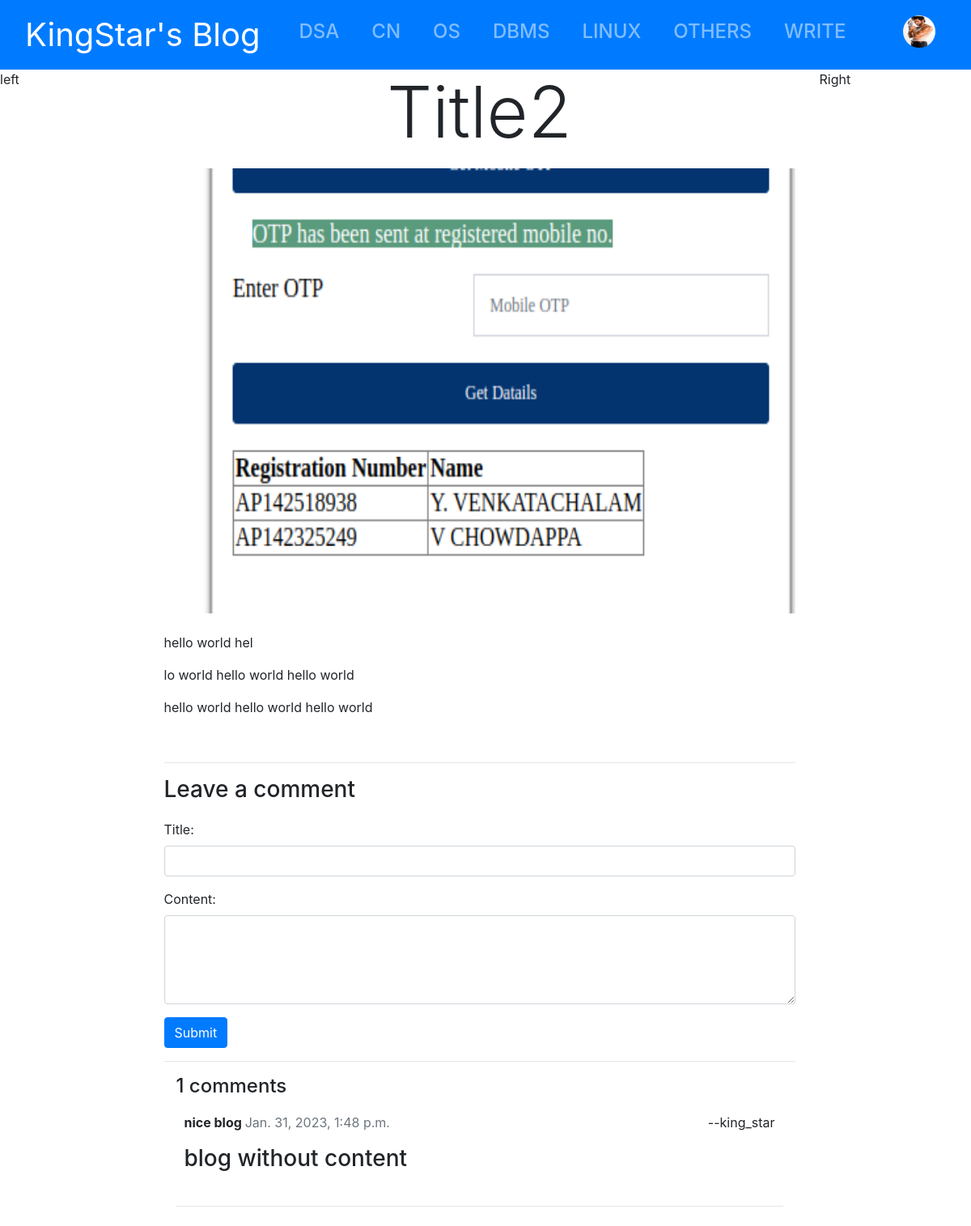
The page /title-2/ (signed in) on the database its author committed.
### blog/models.py (models this page shows, shortened)
class UserProfile(models.Model):
    user = models.OneToOneField(User, on_delete=models.CASCADE, related_name='profile')
    image = models.ImageField(null=True, blank=True,upload_to='images/')
    favourite = models.ManyToManyField(Article, related_name="favourite", null=True, blank=True)
    read_later = models.ManyToManyField(Article, related_name='read_later', null=True, blank=True)

class Article(models.Model):
    title = models.CharField(max_length=200, unique=True)
    slug = models.SlugField(max_length=200, unique=True, editable=True)
    author = models.ForeignKey(User, on_delete=models.CASCADE)
    updated_on = models.DateTimeField(auto_now=True)
    created_on = models.DateTimeField(auto_now_add=True)
    content = RichTextField()
    image = models.ImageField(null=True, blank=True,upload_to='images/')
    category = models.CharField(max_length=200, choices=CATEGORY_CHOICES)
    active = models.BooleanField(default=True)
    class Meta:
        ordering = ['-created_on']
    def __str__(self):
        return self.title

class Comments(models.Model):
    user = models.ForeignKey(User, on_delete=models.CASCADE)
    article = models.ForeignKey(Article, on_delete=models.CASCADE, related_name="comments")
    title = models.CharField(max_length=200, blank=True, null=True)
    content = models.TextField()
    created_on = models.DateTimeField(auto_now_add=True)
    active = models.BooleanField(default=True)
    class Meta:
        ordering = ['created_on']

### blog/views.py (the view)
# urls.py: path('<slug:slug>/', views.detailView, name="detail"),
def detailView(request, slug):
    post = Article.objects.get(slug=slug)
    comments = post.comments.filter(active = True)
    comments_form = CommentsForm()
    print(comments)
    print(post)
    context = {"post":post, "comments":comments, "comment_form":comments_form}
    if request.user.is_authenticated:
        context["profile"] = UserProfile.objects.get(pk=request.user.id)
    return render(request, 'blog/detail.html', context=context)

### blog/forms.py
class CommentsForm(ModelForm):
    class Meta:
        model = Comments
        fields = ['title', 'content']
        widgets = {
            'content': forms.Textarea(attrs={'rows':4, 'cols':65, 'class':'form-control'}),
            'title': forms.TextInput(attrs={'length':50,'class':'form-control'})
        }

### templates/blog/detail.html (shortened to what this page needs)
{% include "blog/base.html" %}
{% block body %}
    {% if post %}
    <div class="row mr-0">
        <div class="col-2">left</div>
        <div class="col-8">
            <p class="text-center text-capitalize display-2">{{ post.title }}</p>
            {% if post.image %}
            <img src="{{ post.image.url }}" style="height: 550px;width: 100%;" class="img-fluid" alt="Responsive image">
            {% endif %}
            <div class="mt-4">
                {{ post.content|safe }}
            </div>
            <br />
            <hr />
            <div class="mt-2">
                <div class = "">
                    <h3>Leave a comment</h3>
                    <form method="post" action = "{% url 'comment' post.slug %}" style="margin-top: 1.3em;">
                        {{ comment_form.as_p }}
                        <button type="submit" class="btn btn-primary">Submit</button>
                    </form>
                </div>
                        <hr>
                {% if comments %}
                <div class="col-md-12 mb-4  mt-3 ">
                        <h4>{{ comments.count }} comments</h4>
                        {% for comment in comments %}
                        <div class="comments" style="padding: 10px;">
                            <div class="d-flex justify-content-between">
                                <p class="font-weight-bold">
                                        {{ comment.title }}
                                        <span class=" text-muted font-weight-normal h6">
                                            {{ comment.created_on }}
                                        </span>
                                </p>
                                    --{{ comment.user }}
                            </div>
                            <div class="h3">
                                {{ comment.content | linebreaks }}
                            </div>
                        </div>
                        <hr>
                        {% endfor %}
                </div>
                {% endif %}
            </div>
        </div>
        <div class="col-2">Right </div>
    </div>
    {% else %}
        Something went wrong.
    {% endif %}
{% endblock %}

### templates/blog/profiledropdown.html (shortened to what this page needs)
<div class="dropdown">
  <button class="btn btn-primary" id="dropdownMenu2" data-toggle="dropdown" aria-haspopup="true" aria-expanded="false">
    {% if profile.image %}
    <img class="rounded-circle" src="{{ profile.image.url }}" style="height: 40px; width:40px">
    {% else %}
    <i class="h2 bi bi-person-circle"></i>
    {% endif %}
  </button>
</div>

### rows shown on the page
UserProfile: image (picture)
Article: title "Title2", image (picture), content "hello world hel lo world hello world hello world hello world hello world hello world"
Comments: title "nice blog", created_on "Jan. 31, 2023, 1:48 p.m.", user "king_star", content "blog without content"

### other values the page prints
{{ comments.count }} "1"
